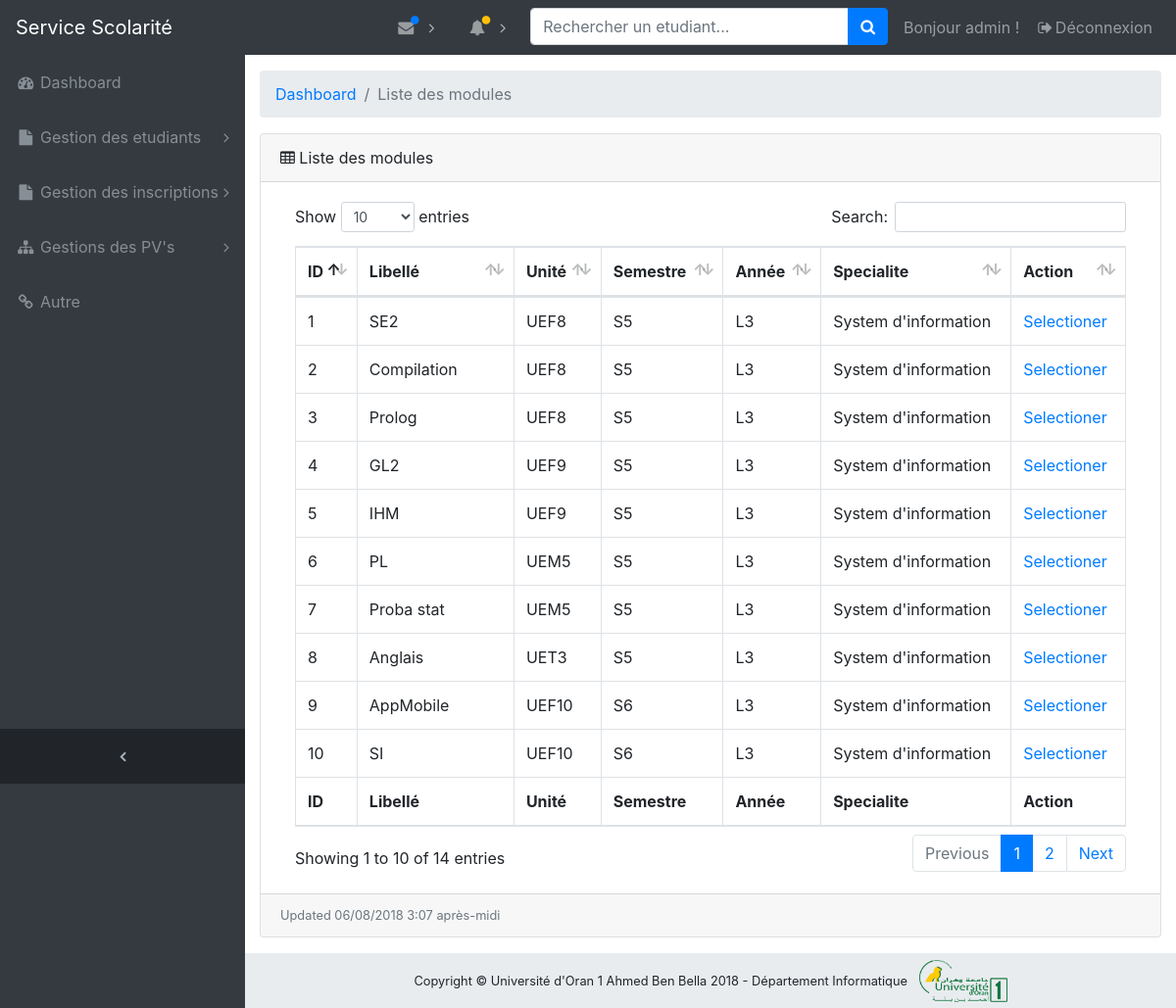
/dashboard/modules/liste_modules/ (signed in), run on the app's committed database.
### modules/models.py (models this page shows, shortened)
class Module(models.Model):
    nom = models.CharField(max_length=256)
    unite = models.ForeignKey(Unite, related_name='modules')
    coefficient = models.IntegerField(choices=((1, 1), (2, 2), (3, 3), (4, 4), (5, 5)))
    enseignant = models.ForeignKey('enseignants.Enseignant', related_name='responsable_module', null=True)
    date_creation = models.DateTimeField(auto_now_add=True)
    class Meta:
        db_table = "module"
        verbose_name = "Module"
        verbose_name_plural = "Modules"

class Unite(models.Model):
    nom = models.CharField(max_length=256)
    semestre = models.ForeignKey(Semestre, related_name='unites')
    enseignant = models.ForeignKey('enseignants.Enseignant', related_name='responsable_unite', null=True)
    date_creation = models.DateTimeField(auto_now_add=True)
    class Meta:
        db_table = "unite"
        verbose_name = "Unite"
        verbose_name_plural = "Unites"

class Semestre(models.Model):
    nom = models.CharField(max_length=256)
    parcours = models.ForeignKey(Parcours, related_name='semestres')
    date_creation = models.DateTimeField(auto_now_add=True)
    class Meta:
        db_table = "semestre"
        verbose_name = "Semestre"
        verbose_name_plural = "Semestres"

class Parcours(models.Model):
    nom = models.CharField(max_length=256)
    specialite = models.ForeignKey(Specialite, related_name='parcours')
    responsable = models.OneToOneField('enseignants.Enseignant', related_name='responsable_parcours')
    date_creation = models.DateTimeField(auto_now_add=True)
    class Meta:
        db_table = "parcours"
        verbose_name = "Parcours"
        verbose_name_plural = "Parcours"

class Specialite(models.Model):
    nom = models.CharField(max_length=256)
    departement = models.ForeignKey('etablissements.Departement', related_name='specialites')
    cycle = models.ForeignKey(Cycle, related_name='specialites')
    responsable = models.OneToOneField('enseignants.Enseignant', related_name='responsable_specialite')
    date_creation = models.DateTimeField(auto_now_add=True)
    class Meta:
        db_table = "specialite"
        verbose_name = "Specialite"
        verbose_name_plural = "Specialites"

### modules/views.py (the view)
# urls.py: url(r'^liste_modules/(?P<pk>[0-9]+)/$',
def liste_modules(request):
    if request.user.is_authenticated and request.user.groups.filter(name='Administrateur').exists():
        modules = Module.objects.all()
        contexe = {'modules': modules}
        return render(request, 'modules/liste_modules.html', contexe)
    else:
        return redirect('login_account')

### modules/templates/modules/liste_modules.html
{% extends 'dashboard/base.html' %}
{% load staticfiles %}
{% block content %}
    <ol class="breadcrumb">
        <li class="breadcrumb-item">
            <a href="{% url 'dashboard_home_page' %}">Dashboard</a>
        </li>
        <li class="breadcrumb-item active">Liste des modules</li>
    </ol>
    <div class="card mb-3">
        <div class="card-header">
            <i class="fa fa-table"></i> Liste des modules
        </div>
        <div class="card-body">
            <div class="table-responsive">
                <table class="table table-bordered" id="dataTable" width="100%" cellspacing="0">
                    <thead>
                    <tr>
                        <th>ID</th>
                        <th>Libellé</th>
                        <th>Unité</th>
                        <th>Semestre</th>
                        <th>Année</th>
                        <th>Specialite</th>
                        <th>Action</th>
                    </tr>
                    </thead>
                    <tfoot>
                    <tr>
                        <th>ID</th>
                        <th>Libellé</th>
                        <th>Unité</th>
                        <th>Semestre</th>
                        <th>Année</th>
                        <th>Specialite</th>
                        <th>Action</th>
                    </tr>
                    </tfoot>
                    <tbody>
                    {% for module in modules %}
                        <tr>
                            <td>{{ module.id }}</td>
                            <td>{{ module.nom }}</td>
                            <td>{{ module.unite.nom }}</td>
                            <td>{{ module.unite.semestre.nom }}</td>
                            <td>{{ module.unite.semestre.parcours.nom }}</td>
                            <td>{{ module.unite.semestre.parcours.specialite.nom }}</td>
                            <td><a target="_blank" href="{% url 'pv_module' pk=module.id %}">Selectioner </a></td>
                        </tr>
                    {% endfor %}
                    </tbody>
                </table>
            </div>
        </div>
        <div class="card-footer small text-muted">Updated {% now "SHORT_DATETIME_FORMAT" %}</div>
    </div>
    </div>
{% endblock %}

### dashboard/templates/dashboard/navbar/_navbar_admin.html (shortened to what this page needs)
{% load staticfiles %}
{% block navbar %}
    <nav class="navbar navbar-expand-lg navbar-dark bg-dark fixed-top" id="mainNav">
        <a class="navbar-brand" href="{% url 'home_page' %}">Service Scolarité</a>
        <div class="collapse navbar-collapse" id="navbarResponsive">
            <ul class="navbar-nav navbar-sidenav" id="exampleAccordion">
                <li class="nav-item" data-toggle="tooltip" data-placement="right" title="Dashboard">
                    <a class="nav-link" href="{% url 'dashboard_home_page' %}">
                        <i class="fa fa-fw fa-dashboard"></i>
                        <span class="nav-link-text">Dashboard</span>
                    </a>
                </li>
                <li class="nav-item" data-toggle="tooltip" data-placement="right" title="Gestion des etudiants">
                    <a class="nav-link nav-link-collapse collapsed" data-toggle="collapse"
                       href="#collapseGestionEtudiants"
                       data-parent="#exampleAccordion">
                        <i class="fa fa-fw fa-file"></i>
                        <span class="nav-link-text">Gestion des etudiants</span>
                    </a>
                </li>
                <li class="nav-item" data-toggle="tooltip" data-placement="right" title="Example Pages">
                    <a class="nav-link nav-link-collapse collapsed" data-toggle="collapse" href="#collapseExamplePages"
                       data-parent="#exampleAccordion">
                        <i class="fa fa-fw fa-file"></i>
                        <span class="nav-link-text">Gestion des inscriptions</span>
                    </a>
                </li>
                <li class="nav-item" data-toggle="tooltip" data-placement="right" title="Menu Levels">
                    <a class="nav-link nav-link-collapse collapsed" data-toggle="collapse" href="#collapseMulti"
                       data-parent="#exampleAccordion">
                        <i class="fa fa-fw fa-sitemap"></i>
                        <span class="nav-link-text">Gestions des PV's</span>
                    </a>
                </li>
                <li class="nav-item" data-toggle="tooltip" data-placement="right" title="Link">
                    <a class="nav-link" href="#">
                        <i class="fa fa-fw fa-link"></i>
                        <span class="nav-link-text">Autre</span>
                    </a>
                </li>
            </ul>
            <ul class="navbar-nav sidenav-toggler">
                <li class="nav-item">
                    <a class="nav-link text-center" id="sidenavToggler">
                        <i class="fa fa-fw fa-angle-left"></i>
                    </a>
                </li>
            </ul>
            <ul class="navbar-nav ml-auto">
                <li class="nav-item dropdown">
                    <a class="nav-link dropdown-toggle mr-lg-2" id="messagesDropdown" href="#" data-toggle="dropdown"
                       aria-haspopup="true" aria-expanded="false">
                        <i class="fa fa-fw fa-envelope"></i>
                        <span class="indicator text-primary d-none d-lg-block">
                        <i class="fa fa-fw fa-circle"></i>
                    </span>
                    </a>
                </li>
                <li class="nav-item dropdown">
                    <a class="nav-link dropdown-toggle mr-lg-2" id="alertsDropdown" href="#" data-toggle="dropdown"
                       aria-haspopup="true" aria-expanded="false">
                        <i class="fa fa-fw fa-bell"></i>
                        <span class="indicator text-warning d-none d-lg-block">
                        <i class="fa fa-fw fa-circle"></i>
                    </span>
                    </a>
                </li>
                <li class="nav-item">
                    <form method="post" class="form-inline my-2 my-lg-0 mr-lg-2"> {% csrf_token %}
                        <div class="input-group">
                            <input class="form-control" type="text" placeholder="Rechercher un etudiant..." size="25">
                            <span class="input-group-append">
                            <button class="btn btn-primary" type="submit">
                                <i class="fa fa-search"></i>
                            </button>
                        </span>
                        </div>
                    </form>
                </li>
                <li class="nav-item">
                    <a class="nav-link">
                        Bonjour {{ user.username }} !</a>
                </li>
                <li class="nav-item">
                    <a class="nav-link" data-toggle="modal" data-target="#exampleModal">
                        <i class="fa fa-fw fa-sign-out"></i>Déconnexion</a>
                </li>
            </ul>
        </div>
    </nav>
{% endblock %}

### static/dashboard/css/sb-admin.css (style rules this page uses)
html { position: relative; min-height: 100%; }
body { overflow-x: hidden; }
body.sticky-footer { margin-bottom: 56px; }
body.fixed-nav { padding-top: 56px; }
#mainNav .navbar-collapse { overflow: auto; max-height: 75vh; }
#mainNav .navbar-collapse .navbar-nav .nav-item .nav-link { cursor: pointer; }
#mainNav .navbar-collapse .navbar-sidenav .nav-link-collapse:after { float: right; content: '\f107'; font-family: 'FontAwesome'; }
#mainNav .navbar-collapse .navbar-sidenav .nav-link-collapse.collapsed:after { content: '\f105'; }
#mainNav .navbar-collapse .sidenav-toggler { display: none; }
#mainNav .navbar-collapse .navbar-nav > .nav-item.dropdown > .nav-link { position: relative; min-width: 45px; }
#mainNav .navbar-collapse .navbar-nav > .nav-item.dropdown > .nav-link:after { float: right; width: auto; content: '\f105'; border: none; font-family: 'FontAwesome'; }
#mainNav .navbar-collapse .navbar-nav > .nav-item.dropdown > .nav-link .indicator { position: absolute; top: 5px; left: 21px; font-size: 10px; }
@media (min-width: 992px) { #mainNav .navbar-brand { width: 250px; } }
@media (min-width: 992px) { #mainNav .navbar-collapse { overflow: visible; max-height: none; } }
@media (min-width: 992px) { #mainNav .navbar-collapse .navbar-sidenav { position: absolute; top: 0; left: 0; -webkit-flex-direction: column; -ms-flex-direction: column; flex-direction: column; margin-top: 56px; } }
@media (min-width: 992px) { #mainNav .navbar-collapse .navbar-sidenav > .nav-item { width: 250px; padding: 0; } }
@media (min-width: 992px) { #mainNav .navbar-collapse .navbar-sidenav > .nav-item > .nav-link { padding: 1em; } }
@media (min-width: 992px) { #mainNav .navbar-collapse .navbar-nav > .nav-item.dropdown > .nav-link { min-width: 0; } }
@media (min-width: 992px) { #mainNav .navbar-collapse .navbar-nav > .nav-item.dropdown > .nav-link:after { width: 24px; text-align: center; } }
#mainNav.fixed-top .sidenav-toggler { display: none; }
@media (min-width: 992px) { #mainNav.fixed-top .navbar-sidenav { height: calc(100vh - 112px); } }
@media (min-width: 992px) { #mainNav.fixed-top .sidenav-toggler { position: absolute; top: 0; left: 0; display: flex; -webkit-flex-direction: column; -ms-flex-direction: column; flex-direction: column; margin-top: calc(100vh - 56px); } }
@media (min-width: 992px) { #mainNav.fixed-top .sidenav-toggler > .nav-item { width: 250px; padding: 0; } }
@media (min-width: 992px) { #mainNav.fixed-top .sidenav-toggler > .nav-item > .nav-link { padding: 1em; } }
#mainNav.fixed-top.navbar-dark .sidenav-toggler { background-color: #212529; }
#mainNav.fixed-top.navbar-dark .sidenav-toggler a i { color: #adb5bd; }
#sidenavToggler i { font-weight: 800; }
#mainNav.navbar-dark .navbar-collapse .navbar-sidenav .nav-link-collapse:after { color: #868e96; }
#mainNav.navbar-dark .navbar-collapse .navbar-sidenav > .nav-item > .nav-link { color: #868e96; }
#mainNav.navbar-dark .navbar-collapse .navbar-nav > .nav-item.dropdown > .nav-link:after { color: #adb5bd; }
@media (min-width: 992px) { #mainNav.navbar-dark .navbar-collapse .navbar-sidenav { background: #343a40; } }

### data on the page
Module: id "1", nom "SE2", unite.nom "UEF8", unite.semestre.nom "S5", unite.semestre.parcours.nom "L3", unite.semestre.parcours.specialite.nom "System d'information"
Module: id "2", nom "Compilation", unite.nom "UEF8", unite.semestre.nom "S5", unite.semestre.parcours.nom "L3", unite.semestre.parcours.specialite.nom "System d'information"
Module: id "3", nom "Prolog", unite.nom "UEF8", unite.semestre.nom "S5", unite.semestre.parcours.nom "L3", unite.semestre.parcours.specialite.nom "System d'information"
Module: id "4", nom "GL2", unite.nom "UEF9", unite.semestre.nom "S5", unite.semestre.parcours.nom "L3", unite.semestre.parcours.specialite.nom "System d'information"
Module: id "5", nom "IHM", unite.nom "UEF9", unite.semestre.nom "S5", unite.semestre.parcours.nom "L3", unite.semestre.parcours.specialite.nom "System d'information"
Module: id "6", nom "PL", unite.nom "UEM5", unite.semestre.nom "S5", unite.semestre.parcours.nom "L3", unite.semestre.parcours.specialite.nom "System d'information"
Module: id "7", nom "Proba stat", unite.nom "UEM5", unite.semestre.nom "S5", unite.semestre.parcours.nom "L3", unite.semestre.parcours.specialite.nom "System d'information"
Module: id "8", nom "Anglais", unite.nom "UET3", unite.semestre.nom "S5", unite.semestre.parcours.nom "L3", unite.semestre.parcours.specialite.nom "System d'information"
Module: id "9", nom "AppMobile", unite.nom "UEF10", unite.semestre.nom "S6", unite.semestre.parcours.nom "L3", unite.semestre.parcours.specialite.nom "System d'information"
Module: id "10", nom "SI", unite.nom "UEF10", unite.semestre.nom "S6", unite.semestre.parcours.nom "L3", unite.semestre.parcours.specialite.nom "System d'information"

### other printed values
{{ user.username }} "admin"
